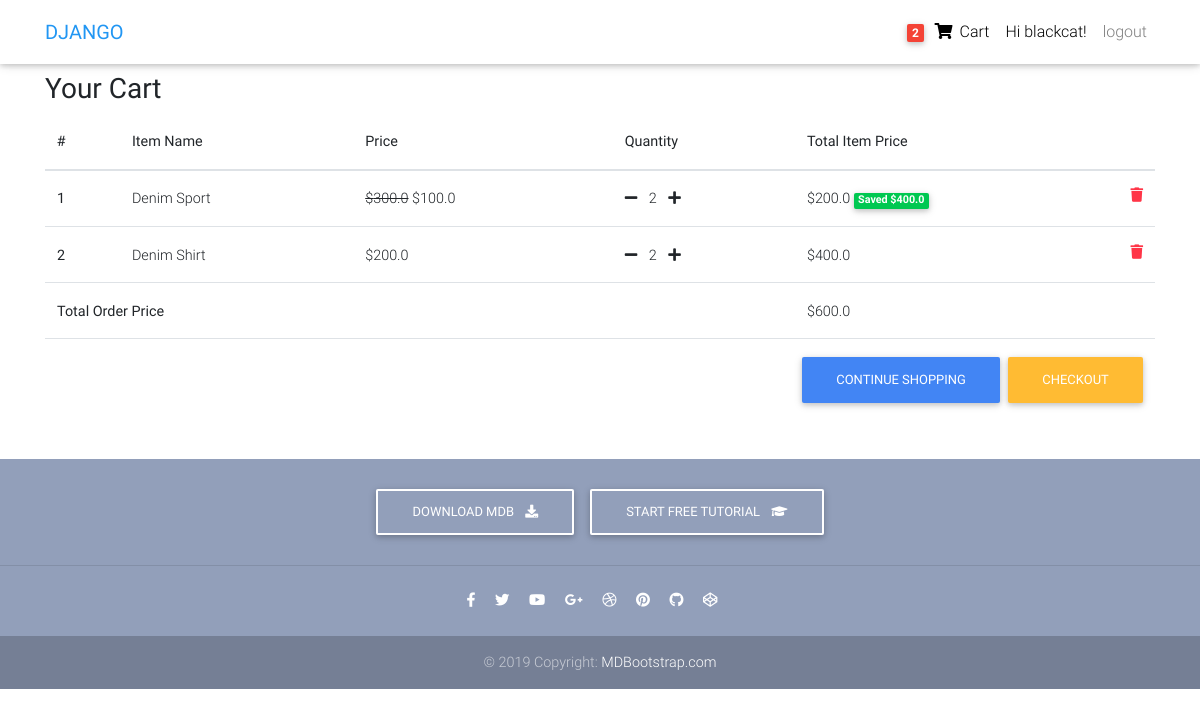
/order-summary/ (signed in), run on an earlier commit of the app's database.
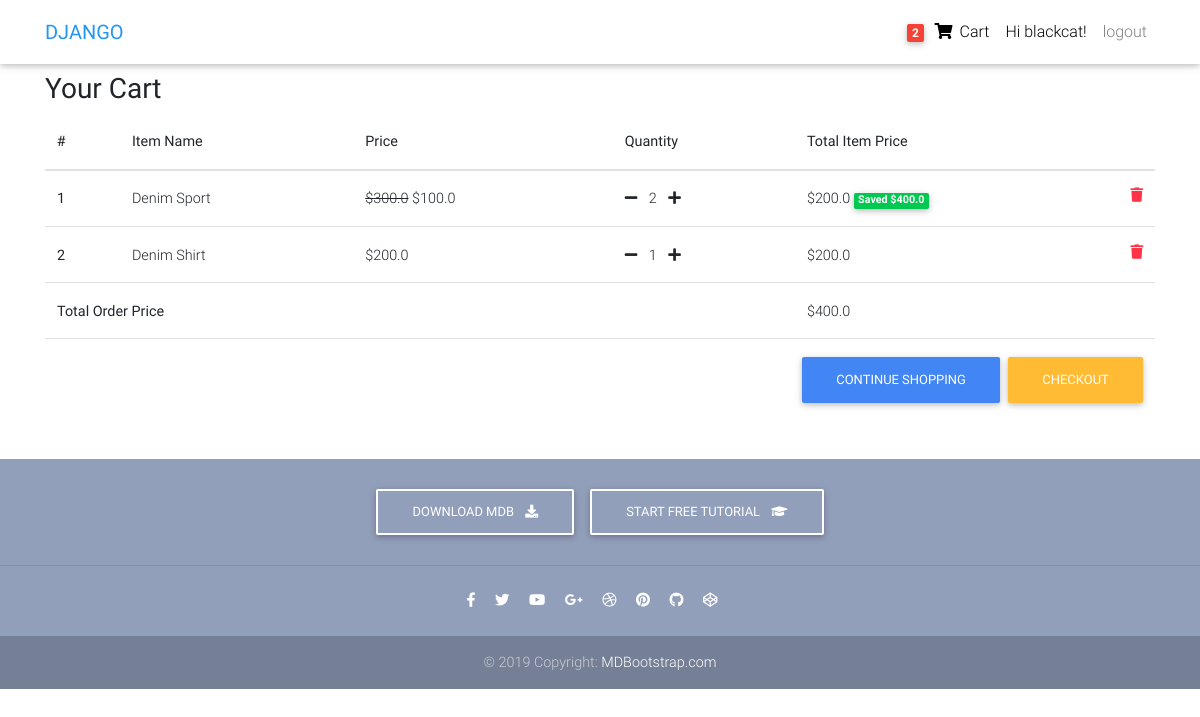
And on a later commit of the database.
### core/models.py (models this page shows, shortened)
class OrderItem(models.Model):
    user = models.ForeignKey(settings.AUTH_USER_MODEL,
                             on_delete=models.CASCADE)
    ordered = models.BooleanField(default=False)
    item = models.ForeignKey(Item, on_delete=models.CASCADE)
    quantity = models.IntegerField(default=1)
    def get_total_item_price(self):
        return self.quantity * self.item.price
    def get_discount_item_price(self):
        return self.quantity * self.item.discount_price
    def get_amount_saved(self):
        return self.get_total_item_price() - self.get_discount_item_price()
    def get_final_price(self):
        if self.item.discount_price:
            return self.get_discount_item_price()
        return self.get_total_item_price()

class Item(models.Model):
    item_name = models.CharField(max_length=100)
    price = models.FloatField()
    discount_price = models.FloatField(blank=True, null=True)
    category = models.CharField(choices=CATEGORY, max_length=2)
    label = models.CharField(choices=LABEL, max_length=2)
    description = models.TextField()

class Order(models.Model):
    user = models.ForeignKey(settings.AUTH_USER_MODEL, on_delete=models.CASCADE)
    items = models.ManyToManyField(OrderItem)
    start_date = models.DateTimeField(auto_now_add=True)
    ordered_date = models.DateTimeField()
    ordered = models.BooleanField(default=False)
    checkout_address = models.ForeignKey(
        'CheckoutAddress', on_delete=models.SET_NULL, blank=True, null=True)
    payment = models.ForeignKey(
        'Payment', on_delete=models.SET_NULL, blank=True, null=True)
    def get_total_price(self):
        total = 0
        for order_item in self.items.all():
            total += order_item.get_final_price()
        return total

### core/views.py (the view)
# urls.py: path('order-summary/', OrderSummaryView.as_view(), name='order-summary'),
class OrderSummaryView(LoginRequiredMixin, View):
    def get(self, *args, **kwargs):
        try:
            order = Order.objects.get(user=self.request.user, ordered=False)
            context = {
                'object': order
            }
            return render(self.request, 'order_summary.html', context)
        except ObjectDoesNotExist:
            messages.error(self.request, "You do not have an order")
            return redirect("/")

### core/templatetags/cart_template_tags.py (called while the page is built)
@register.filter
def cart_item_count(user):
    if user.is_authenticated:
        qs = Order.objects.filter(user=user, ordered=False)
        if qs.exists():
            return qs[0].items.count()
    return 0

### templates/order_summary.html (shortened to what this page needs)
{% extends 'base.html' %}
{% block content %}
<main>
    <div class= "container">
        <div class="table-responsive text-nowrap">
    <h3>
        <strong>Your Cart</strong>
    </h3>
    <table class="table">
        <thead>
        <tr>
            <th scope="col">#</th>
            <th scope="col">Item Name</th>
            <th scope="col">Price</th>
            <th scope="col">Quantity</th>
            <th scope="col">Total Item Price</th>
        </tr>
        </thead>
        <tbody>
        {% for order_item in object.items.all %}
        <tr>
            <th scope="row">{{ forloop.counter }}</th>
            <td>{{ order_item.item.item_name }}</td>
            <td>
            {% if order_item.item.discount_price %}
                <del>${{ order_item.item.price}}</del>
                ${{ order_item.item.discount_price }}
            {% else %}
                ${{ order_item.item.price}}
            {% endif %}
            </td>
            <td>
                <a href="{% url 'core:reduce-quantity-item' order_item.item.pk %}"><i class="fas fa-minus mr-2"></i></a>
                {{ order_item.quantity }}
                <a href="{% url 'core:add-to-cart' order_item.item.pk %}"><i class="fas fa-plus ml-2"></i></a>
            </td>
            <td>
            {% if order_item.item.discount_price %}
                ${{ order_item.get_discount_item_price }}
                <span class="badge badge-success" >Saved ${{ order_item.get_amount_saved }}</span>
            {% else %}
                ${{ order_item.get_total_item_price}}
            {% endif %}
             <a href="{% url 'core:remove-from-cart' order_item.item.pk %}">
                <i class="fas fa-trash float-right text-danger"></i>
             </a>
            </td>
        </tr>
        {% endfor %}
        {% if object.get_total_price %}
        <tr>
            <td colspan="4"><b>Total Order Price</b></td>
            <td>${{ object.get_total_price }}</td>
        </tr>
         <tr>
            <td colspan="5">
                <a href="{% url 'core:checkout' %}" class="btn btn-warning float-right ml-2">Checkout</a>
                <a href="/" class="btn btn-primary float-right">Continue Shopping</a>
            </td>
        </tr>
        {% endif %}
        </tbody>
    </table>
        </div>
    </div>
</main>
{% endblock content %}

What changed in the data, as far as the page shows it:
changed OrderItem "Denim Shirt": quantity "2" → "1"; get_total_item_price "400.0" → "200.0"
changed Order: get_total_price "600.0" → "400.0"
